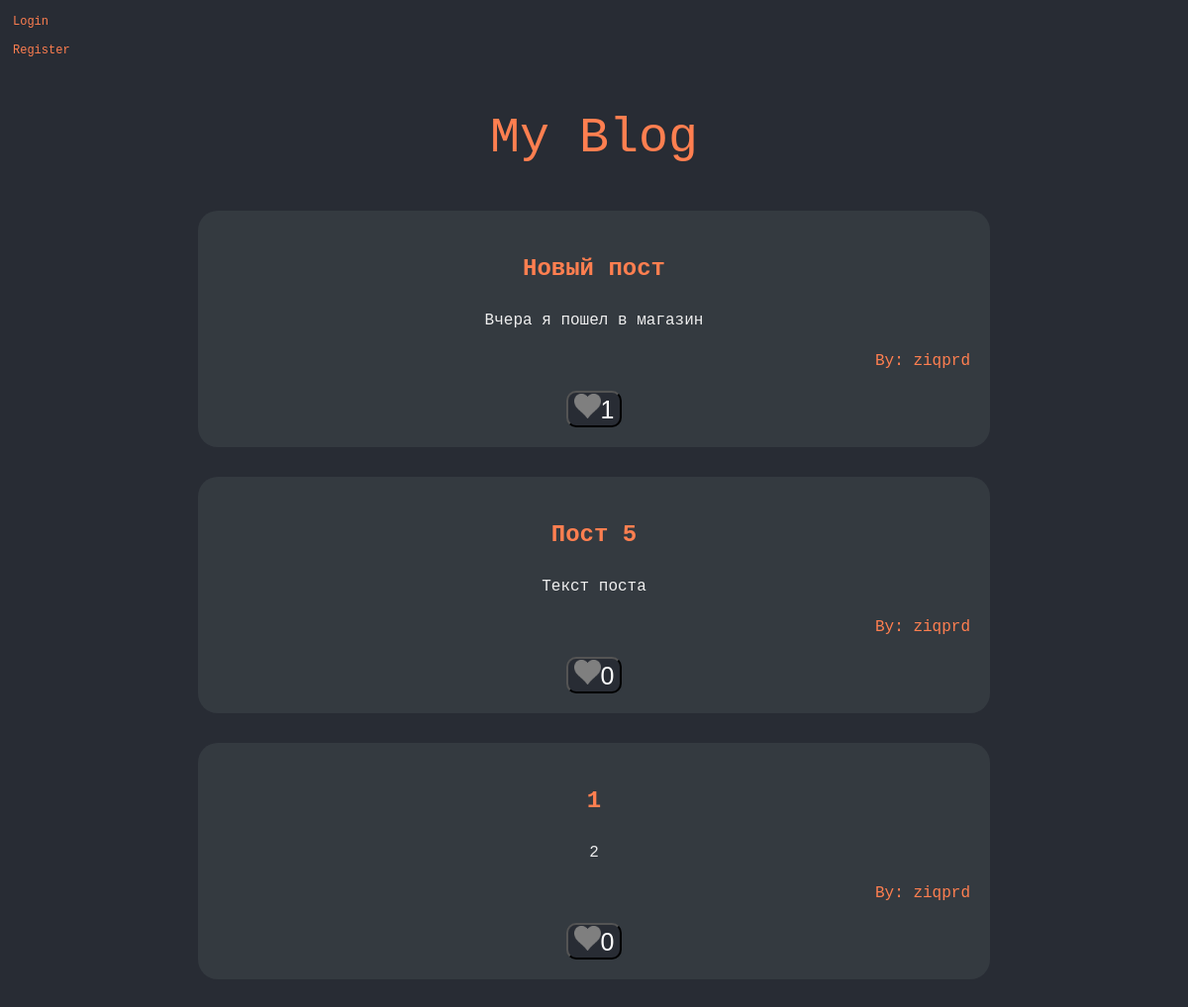
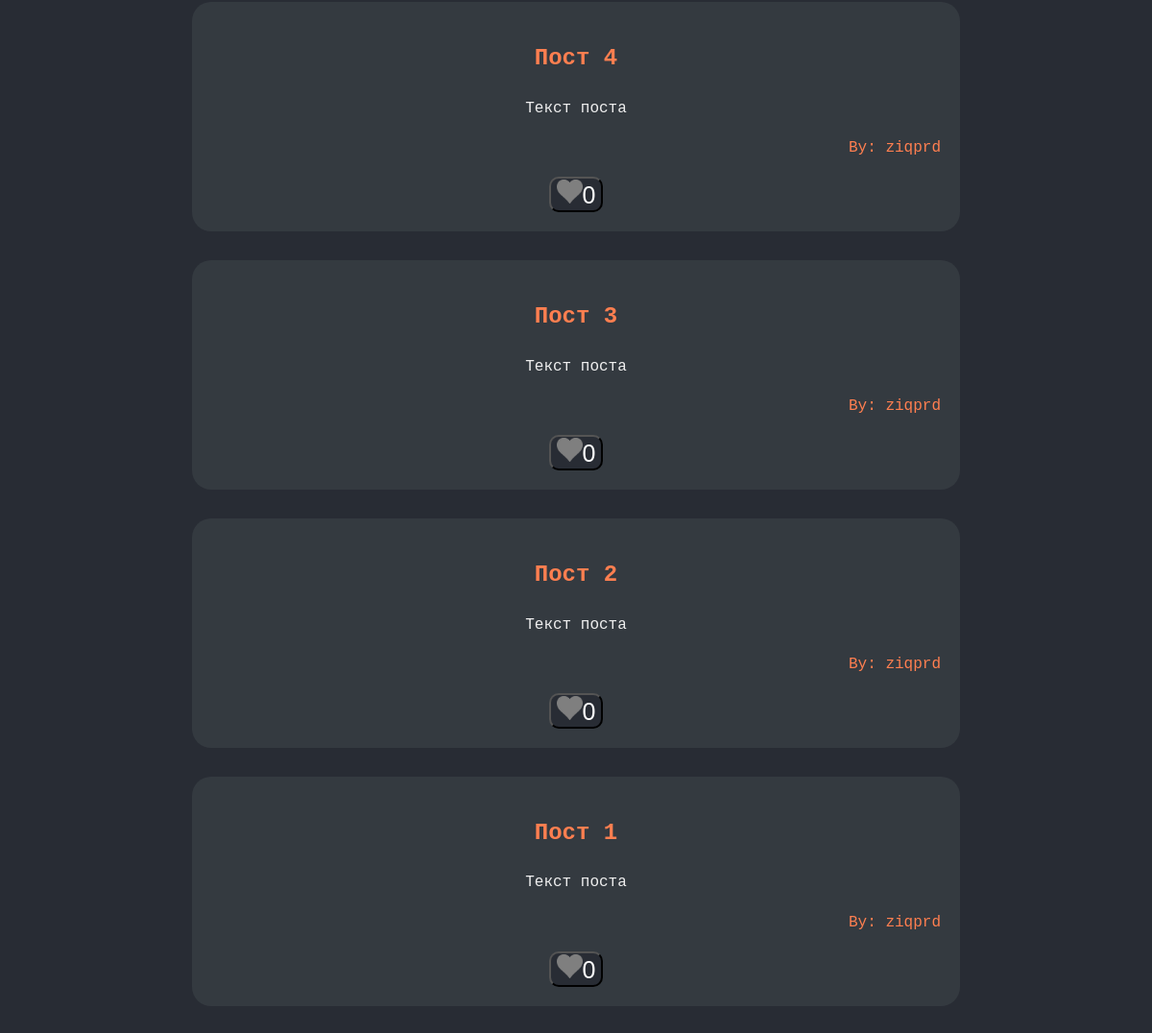
The page / on the database its author committed (2 pictures, top to bottom).
### tables this page shows
CREATE TABLE post(
  	id INTEGER PRIMARY KEY AUTOINCREMENT,
  	title TEXT NOT NULL,
  	context TEXT NOT NULL
  , author_id INTEGER);

CREATE TABLE user (
    id INTEGER PRIMARY KEY AUTOINCREMENT,
    username TEXT UNIQUE NOT NULL,
    password TEXT NOT NULL
    , email);

### main.py (the view, shortened to what this page needs)
@app.route('/')
def index():
    cursor.execute('SELECT post.id, post.title, post.context, post.author_id, user.username, COUNT(like.id) AS likes FROM post JOIN user ON post.author_id = user.id LEFT JOIN like ON post.id = like.post_id GROUP BY post.id, post.title, post.context, post.author_id, user.username')
    result = cursor.fetchall()
    posts=[]
    for post in reversed(result):
        posts.append(
            {'id': post[0], 'title': post[1], 'context': post[2], 'author_id': post[3], 'username': post[4], 'likes': post[5]}
        )
    context = {'posts':posts}
    return render_template('blog.html', **context)

### main.py (called while the page is built)
@app.teardown_appcontext
def close_connection(exception):
    close_db()

### templates/blog.html (shortened to what this page needs)
<!DOCTYPE html>
<html lang="en">
<head>
    <link rel="stylesheet" href="/static/style.css">
</head>
<body>
        {% if not current_user.is_authenticated %}
            <a href="/login/" class="button">Login</a><br>
            <a href="/register/" class="button">Register</a>
        {% endif %}
    <h1>My Blog</h1>
    <div class="blog">
        {% for post in posts %}
            <div class="card">
               <h2><a href="{{ url_for('post', post_id=post.id) }}">{{ post.title }}</a></h2>
               <p>{{ post.context }}</p>
               <p class="author">By: {{ post.username }}</p>
                {% if current_user.is_authenticated %}
               <button class="likebtn" onclick="location.href='{{ url_for('like_post', post_id = post.id) }}'">
                   {% if post.id in post.liked_posts %}
                        <img src="static/unlike.png" height="25">
                   {% else %}
                        <img src="static/like.png" height="25">
                   {% endif %}
                   <span>{{ post.likes }}</span>
               </button>
                {% else %}
               <button class="likebtn"  onclick="location.href='/login/'"><img src="static/like.png" height="25"><span>{{ post.likes }}</span></button>
                {% endif %}
            </div>
        {% endfor %}
    </div>
</body>
</html>

### static/style.css (style rules this page uses)
body { font-family: 'Courier New', monospace; background-color: #282c34; color: #eee; line-height: 1.6; }
.blog { margin: auto; max-width: 800px; }
h1 { font-size: 50px; font-weight: 300; color: #ff7f50; text-align: center; }
.card { padding: 20px; margin-bottom: 30px; background-color: #343a40; text-align: center; border-radius:20px; }
a { text-decoration: none; color: #ff7f50; }
button { border-radius: 10px; background-color: #282c34; color: white; }
.author { color: #ff7f50; text-align: right; }
.button { display: inline-block; padding: 5px; text-align: center; font-size: 12px; }
.likebtn { font-size: 25px; }
h2 { text-align: center; color: #ff7f50; }

### rows shown on the page
post: title "Новый пост", context "Вчера я пошел в магазин", username "ziqprd", likes "1"
post: title "Пост 5", context "Текст поста", username "ziqprd", likes "0"
user: title "1", context "2", username "ziqprd", likes "0"
post: title "Пост 4", context "Текст поста", username "ziqprd", likes "0"
post: title "Пост 3", context "Текст поста", username "ziqprd", likes "0"
post: title "Пост 2", context "Текст поста", username "ziqprd", likes "0"
post: title "Пост 1", context "Текст поста", username "ziqprd", likes "0"
